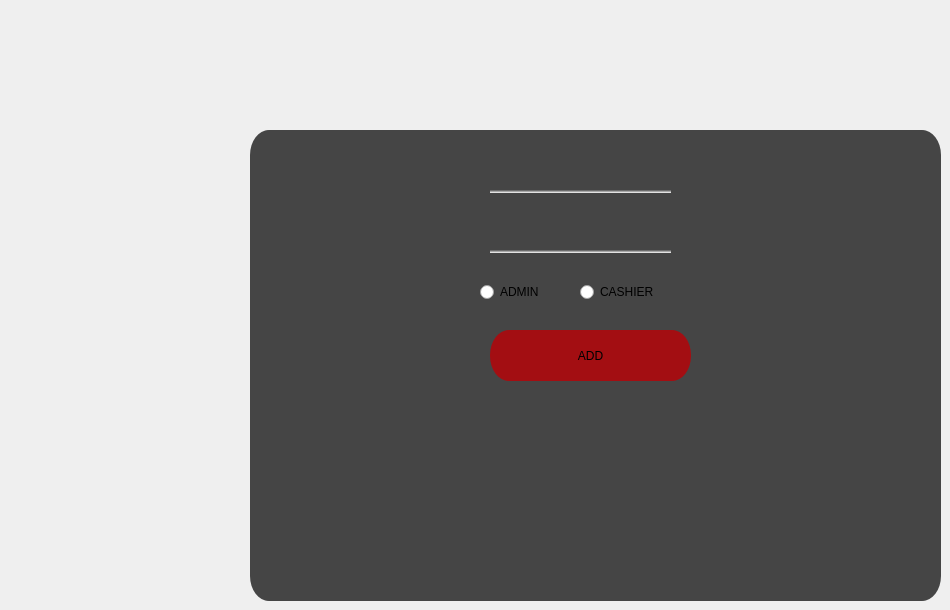
      <widget class="QWidget" name="tab_10">
       <attribute name="title">
        <string>Tab 1</string>
       </attribute>
       <widget class="QFrame" name="frame_menu_12">
        <property name="enabled">
         <bool>true</bool>
        </property>
        <property name="geometry">
         <rect>
          <x>250</x>
          <y>130</y>
          <width>691</width>
          <height>471</height>
         </rect>
        </property>
        <property name="whatsThis">
         <string>&lt;html&gt;&lt;head/&gt;&lt;body&gt;&lt;p&gt;&lt;img src=&quot;:/pt/pos.png&quot;/&gt;&lt;/p&gt;&lt;/body&gt;&lt;/html&gt;</string>
        </property>
        <property name="styleSheet">
         <string notr="true">
QFrame{
	border-radius: 19px solid;
	background-color: qlineargradient(spread:pad, x1:1, y1:1, x2:1, y2:1, stop:1 rgba(0, 0, 0, 181));
}
QFrame:hover{
	border-left:3px solid rgb(255, 242, 0);
	border-bottom:3px solid rgb(255, 242, 0);
    border-top:3px solid rgb(255, 190, 0);
	border-right:3px solid rgb(255, 190, 0);
	

}</string>
        </property>
        <property name="frameShape">
         <enum>QFrame::StyledPanel</enum>
        </property>
        <property name="frameShadow">
         <enum>QFrame::Raised</enum>
        </property>
        <widget class="QLineEdit" name="lineEdit_usr">
         <property name="geometry">
          <rect>
           <x>240</x>
           <y>30</y>
           <width>181</width>
           <height>33</height>
          </rect>
         </property>
         <property name="styleSheet">
          <string notr="true">QLineEdit{
	border-radius: 19px solid;
	border-left:8px solid;
	
	
	border-color: qlineargradient(spread:pad, x1:1, y1:1, x2:1, y2:1, stop:1 rgba(0, 0, 0, 0));

	background-color: qlineargradient(spread:pad, x1:0.720379, y1:0.903409, x2:0.720379, y2:1, stop:0 rgba(0, 0, 0, 0), stop:1 rgba(255, 255, 255, 255));
}

QLineEdit:hover{
	border-bottom:3px solid rgb(255, 165, 0);
	color:rgb(255, 165, 0);

	

}
</string>
         </property>
        </widget>
        <widget class="QLineEdit" name="lineEdit_pwd">
         <property name="geometry">
          <rect>
           <x>240</x>
           <y>90</y>
           <width>181</width>
           <height>33</height>
          </rect>
         </property>
         <property name="styleSheet">
          <string notr="true">QLineEdit{
	border-radius: 19px solid;
	border-left:8px solid;
	
	
	border-color: qlineargradient(spread:pad, x1:1, y1:1, x2:1, y2:1, stop:1 rgba(0, 0, 0, 0));

	background-color: qlineargradient(spread:pad, x1:0.720379, y1:0.903409, x2:0.720379, y2:1, stop:0 rgba(0, 0, 0, 0), stop:1 rgba(255, 255, 255, 255));
}

QLineEdit:hover{
	border-bottom:3px solid rgb(255, 165, 0);
	color:rgb(255, 165, 0);

	

}
</string>
         </property>
        </widget>
        <widget class="QPushButton" name="btn_addusr">
         <property name="geometry">
          <rect>
           <x>240</x>
           <y>200</y>
           <width>201</width>
           <height>51</height>
          </rect>
         </property>
         <property name="styleSheet">
          <string notr="true">QPushButton{
	border-radius: 19px solid;
	border-bottom:0px solid rgb(171, 16, 20);
    border-top:0px solid rgb(171, 16, 20);
	
	background-color: rgb(163, 14, 18);


  

}

QPushButton:hover{
	border: 7px solid qlineargradient(spread:pad, x1:1, y1:1, x2:1, y2:1, stop:1 rgba(0, 0, 0, 0));
	border-radius: 19px solid;
	border-bottom:0px solid rgb(171, 16, 20);
    border-top:0px solid rgb(171, 16, 20);
	



   background-color:rgb(237, 28, 47);

	


}
QPushButton:pressed{
	color:rgb(255, 205, 0);

   background-color:rgb(189, 22, 37);
}</string>
         </property>
         <property name="text">
          <string>ADD</string>
         </property>
         <property name="icon">
          <iconset resource="pt.qrc">
           <normaloff>:/pt/add-user.png</normaloff>:/pt/add-user.png</iconset>
         </property>
         <property name="iconSize">
          <size>
           <width>33</width>
           <height>33</height>
          </size>
         </property>
        </widget>
       </widget>
       <widget class="QLabel" name="label_31">
        <property name="geometry">
         <rect>
          <x>280</x>
          <y>40</y>
          <width>111</width>
          <height>121</height>
         </rect>
        </property>
        <property name="styleSheet">
         <string notr="true">background-color: none;</string>
        </property>
        <property name="text">
         <string/>
        </property>
        <property name="pixmap">
         <pixmap resource="pt.qrc">:/pt/db.png</pixmap>
        </property>
        <property name="scaledContents">
         <bool>true</bool>
        </property>
       </widget>
       <widget class="QRadioButton" name="radioButton_6">
        <property name="geometry">
         <rect>
          <x>580</x>
          <y>280</y>
          <width>114</width>
          <height>24</height>
         </rect>
        </property>
        <property name="text">
         <string>CASHIER</string>
        </property>
       </widget>
       <widget class="QLabel" name="label_33">
        <property name="geometry">
         <rect>
          <x>870</x>
          <y>20</y>
          <width>71</width>
          <height>71</height>
         </rect>
        </property>
        <property name="text">
         <string/>
        </property>
        <property name="pixmap">
         <pixmap resource="pt.qrc">:/pt/add-user.png</pixmap>
        </property>
        <property name="scaledContents">
         <bool>true</bool>
        </property>
       </widget>
       <widget class="QRadioButton" name="radioButton_5">
        <property name="geometry">
         <rect>
          <x>480</x>
          <y>280</y>
          <width>114</width>
          <height>24</height>
         </rect>
        </property>
        <property name="text">
         <string>ADMIN</string>
        </property>
       </widget>
       <widget class="QFrame" name="frame_14">
        <property name="geometry">
         <rect>
          <x>380</x>
          <y>90</y>
          <width>561</width>
          <height>31</height>
         </rect>
        </property>
        <property name="styleSheet">
         <string notr="true">
QFrame{
	border-radius: 19px solid;
   background-color: none;
}
QFrame:hover{
	
	border:3px solid rgb(255, 165, 0);
	
	

}</string>
        </property>
        <property name="frameShape">
         <enum>QFrame::StyledPanel</enum>
        </property>
        <property name="frameShadow">
         <enum>QFrame::Raised</enum>
        </property>
       </widget>
       <zorder>frame_14</zorder>
       <zorder>frame_menu_12</zorder>
       <zorder>label_31</zorder>
       <zorder>radioButton_6</zorder>
       <zorder>label_33</zorder>
       <zorder>radioButton_5</zorder>
      </widget>
